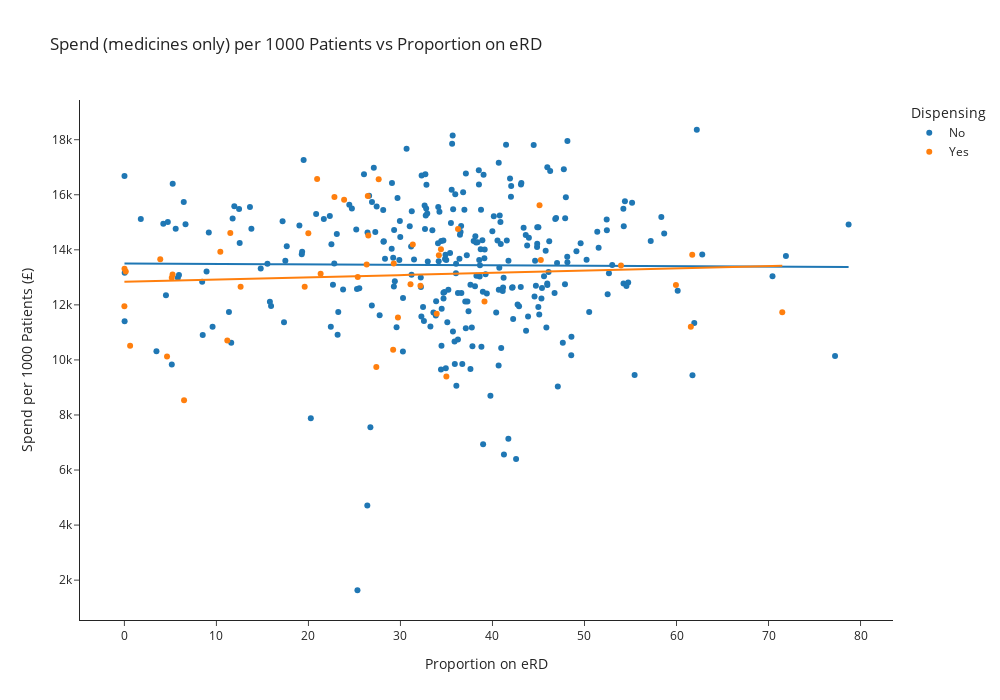

Notebook cell for this chart:
### Code cell
# Scatter plot: Spend vs Proportion eRD
fig = px.scatter(
    medicines_merged_df,
    x="Proportion eRD",
    y="Spend per 1000 Patients",
    color="Dispensing",
    hover_data=["Practice Code", "Items", "List Size"],
    labels={
        "Proportion eRD": "Proportion on eRD",
        "Spend per 1000 Patients": "Spend per 1000 Patients (£)"
    },
    title="Spend (medicines only) per 1000 Patients vs Proportion on eRD",
    trendline="ols", 
)

# Set figure size to square (e.g., 700x700)
fig.update_layout(
    width=1000,
    height=700
)

fig.show()

### Figure 1 — Plotly figure (JSON) as saved in the notebook; plotly's stock layout.template omitted (floating-point values rounded to 4 significant figures; data arrays with more than 128 entries replaced by an {"elided": "..."} marker saying what was removed)
{"data": [{"customdata": {"elided": "290x3 mixed values"}, "hovertemplate": "Dispensing=No<br>Proportion on eRD=%{x}<br>Spend per 1000 Patients (£)=%{y}<br>Practice Code=%{customdata[0]}<br>Items=%{customdata[1]}<br>List Size=%{customdata[2]}<extra></extra>", "legendgroup": "No", "marker": {"color": "#1F77B4", "symbol": "circle"}, "mode": "markers", "name": "No", "orientation": "v", "showlegend": true, "type": "scatter", "x": {"elided": "290 float values"}, "xaxis": "x", "y": {"elided": "290 float values"}, "yaxis": "y"}, {"hovertemplate": "<b>OLS trendline</b><br>Spend per 1000 Patients = -1.68688 * Proportion eRD + 13506<br>R<sup>2</sup>=0.000099<br><br>Dispensing=No<br>Proportion on eRD=%{x}<br>Spend per 1000 Patients (£)=%{y} <b>(trend)</b><extra></extra>", "legendgroup": "No", "marker": {"color": "#1F77B4", "symbol": "circle"}, "mode": "lines", "name": "No", "showlegend": false, "type": "scatter", "x": {"elided": "290 float values"}, "xaxis": "x", "y": {"elided": "290 float values"}, "yaxis": "y"}, {"customdata": {"elided": "44x3 mixed values"}, "hovertemplate": "Dispensing=Yes<br>Proportion on eRD=%{x}<br>Spend per 1000 Patients (£)=%{y}<br>Practice Code=%{customdata[0]}<br>Items=%{customdata[1]}<br>List Size=%{customdata[2]}<extra></extra>", "legendgroup": "Yes", "marker": {"color": "#FF7F0E", "symbol": "circle"}, "mode": "markers", "name": "Yes", "orientation": "v", "showlegend": true, "type": "scatter", "x": [19.59, 26.45, 45.25, 19.99, 29.21, 25.36, 31.09, 59.94, 29.27, 61.56, 33.94, 39.13, 26.33, 0.01065, 5.233, 3.896, 71.49, 0.1484, 6.484, 0.6211, 4.632, 34.99, 29.73, 11.18, 27.38, 12.63, 5.147, 11.51, 61.71, 10.43, 53.97, 23.88, 34.17, 31.34, 22.83, 26.51, 20.94, 34.4, 32.17, 45.11, 0, 36.26, 27.63, 21.32], "xaxis": "x", "y": [12660.0, 15960.0, 13630.0, 14600.0, 10370.0, 13010.0, 12750.0, 12720.0, 13500.0, 11210.0, 11680.0, 12120.0, 13460.0, 13320.0, 13110.0, 13650.0, 11730.0, 13210.0, 8537.0, 10510.0, 10130.0, 9395.0, 11540.0, 10710.0, 9744.0, 12660.0, 12990.0, 14610.0, 13820.0, 13930.0, 13430.0, 15820.0, 13800.0, 14190.0, 15920.0, 14520.0, 16570.0, 14020.0, 12690.0, 15620.0, 11950.0, 14760.0, 16560.0, 13130.0], "yaxis": "y"}, {"hovertemplate": "<b>OLS trendline</b><br>Spend per 1000 Patients = 8.22172 * Proportion eRD + 12836<br>R<sup>2</sup>=0.006009<br><br>Dispensing=Yes<br>Proportion on eRD=%{x}<br>Spend per 1000 Patients (£)=%{y} <b>(trend)</b><extra></extra>", "legendgroup": "Yes", "marker": {"color": "#FF7F0E", "symbol": "circle"}, "mode": "lines", "name": "Yes", "showlegend": false, "type": "scatter", "x": [0, 0.01065, 0.1484, 0.6211, 3.896, 4.632, 5.147, 5.233, 6.484, 10.43, 11.18, 11.51, 12.63, 19.59, 19.99, 20.94, 21.32, 22.83, 23.88, 25.36, 26.33, 26.45, 26.51, 27.38, 27.63, 29.21, 29.27, 29.73, 31.09, 31.34, 32.17, 33.94, 34.17, 34.4, 34.99, 36.26, 39.13, 45.11, 45.25, 53.97, 59.94, 61.56, 61.71, 71.49], "xaxis": "x", "y": [12840.0, 12840.0, 12840.0, 12840.0, 12870.0, 12870.0, 12880.0, 12880.0, 12890.0, 12920.0, 12930.0, 12930.0, 12940.0, 13000.0, 13000.0, 13010.0, 13010.0, 13020.0, 13030.0, 13040.0, 13050.0, 13050.0, 13050.0, 13060.0, 13060.0, 13080.0, 13080.0, 13080.0, 13090.0, 13090.0, 13100.0, 13110.0, 13120.0, 13120.0, 13120.0, 13130.0, 13160.0, 13210.0, 13210.0, 13280.0, 13330.0, 13340.0, 13340.0, 13420.0], "yaxis": "y"}], "layout": {"height": 700, "legend": {"title": {"text": "Dispensing"}, "tracegroupgap": 0}, "title": {"text": "Spend (medicines only) per 1000 Patients vs Proportion on eRD"}, "width": 1000, "xaxis": {"anchor": "y", "domain": [0, 1], "title": {"text": "Proportion on eRD"}}, "yaxis": {"anchor": "x", "domain": [0, 1], "title": {"text": "Spend per 1000 Patients (£)"}}}}
